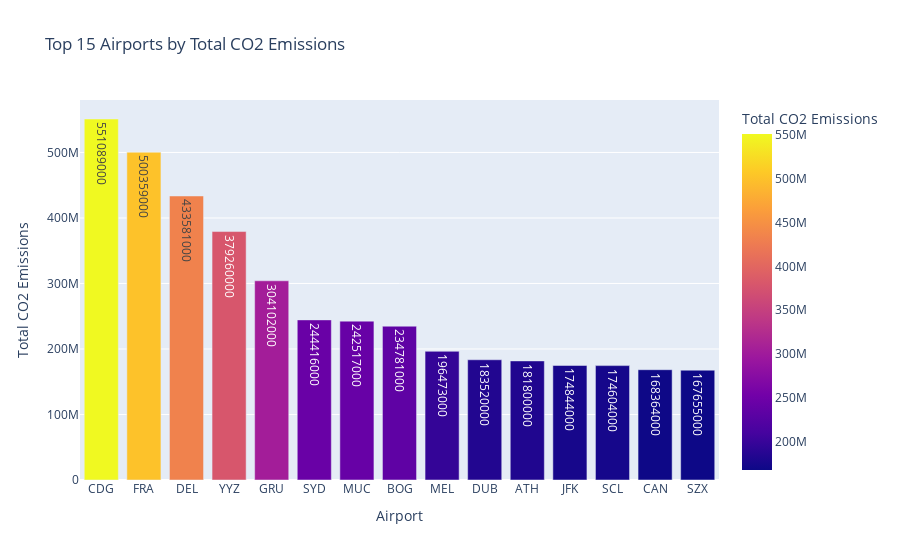

Notebook cell for this chart:
### Markdown cell above
4. CO2 Emissions by Airport

Analysis: Assess the total CO2 emissions associated with each airport.
Approach: Sum the CO2 emissions for all departures and arrivals at each airport.

### Code cell
bpf.co2_emissions_by_airport(clean_df)

### Figure 1 — Plotly figure (JSON) as saved in the notebook; plotly's stock layout.template omitted (floating-point values rounded to 4 significant figures)
{"data": [{"alignmentgroup": "True", "hovertemplate": "Airport=%{x}<br>Total CO2 Emissions=%{marker.color}<extra></extra>", "legendgroup": "", "marker": {"color": [551089000, 500359000, 433581000, 379260000, 304102000, 244416000, 242517000, 234781000, 196473000, 183520000, 181800000, 174844000, 174604000, 168364000, 167655000], "coloraxis": "coloraxis", "pattern": {"shape": ""}}, "name": "", "offsetgroup": "", "orientation": "v", "showlegend": false, "text": [551089000, 500359000, 433581000, 379260000, 304102000, 244416000, 242517000, 234781000, 196473000, 183520000, 181800000, 174844000, 174604000, 168364000, 167655000], "textposition": "auto", "type": "bar", "x": ["CDG", "FRA", "DEL", "YYZ", "GRU", "SYD", "MUC", "BOG", "MEL", "DUB", "ATH", "JFK", "SCL", "CAN", "SZX"], "xaxis": "x", "y": [551089000, 500359000, 433581000, 379260000, 304102000, 244416000, 242517000, 234781000, 196473000, 183520000, 181800000, 174844000, 174604000, 168364000, 167655000], "yaxis": "y"}], "layout": {"barmode": "relative", "coloraxis": {"colorbar": {"title": {"text": "Total CO2 Emissions"}}, "colorscale": [[0, "#0d0887"], [0.1111, "#46039f"], [0.2222, "#7201a8"], [0.3333, "#9c179e"], [0.4444, "#bd3786"], [0.5556, "#d8576b"], [0.6667, "#ed7953"], [0.7778, "#fb9f3a"], [0.8889, "#fdca26"], [1, "#f0f921"]]}, "legend": {"tracegroupgap": 0}, "title": {"text": "Top 15 Airports by Total CO2 Emissions"}, "uniformtext": {"minsize": 8, "mode": "hide"}, "xaxis": {"anchor": "y", "domain": [0, 1], "title": {"text": "Airport"}}, "yaxis": {"anchor": "x", "domain": [0, 1], "title": {"text": "Total CO2 Emissions"}}}}
